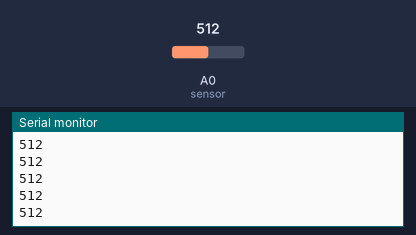
Recording of a sketch running on a simulated Arduino Uno, built with avr-gcc and run on an emulated ATmega328P. Parts: the last lines printed to the serial monitor. The test bench sets the inputs (shaded band); at power-on: A0 (sensor) = 512.

Above: at 1.2 s.
1.3 s: A0 (sensor) set to 716
At 1.56 s:
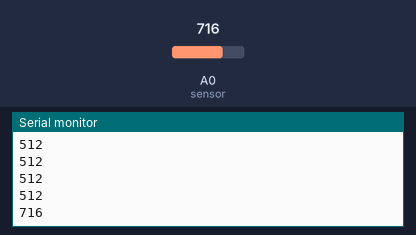
2.8 s: A0 (sensor) set to 900
At 2.96 s:
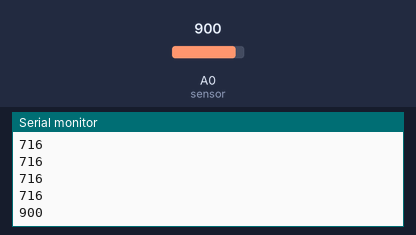
Timing chart, 0 to 5.8 s (numbered marks = the images above; inputs shaded):
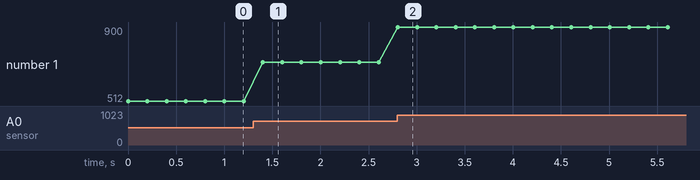

Measured:
- after the input at 1.3 s, the serial monitor: prints a new line after 0.10 s (image 1)
- after the input at 2.8 s, the serial monitor: prints a new line at once (image 2)
- plotted number 1: 512 → 716 after the input at 1.3 s, 716 → 900 after the input at 2.8 s

The sketch:

1_Leitura_Serial.ino
```cpp
int sensor = A0;

void setup() {
  Serial.begin(9600); // Inicia comunicacao serial a 9600 bps
}

void loop() {
  int valor = analogRead(sensor);
  Serial.println(valor); // Exibe o valor lido no Monitor Serial
  delay(200);
}
```
